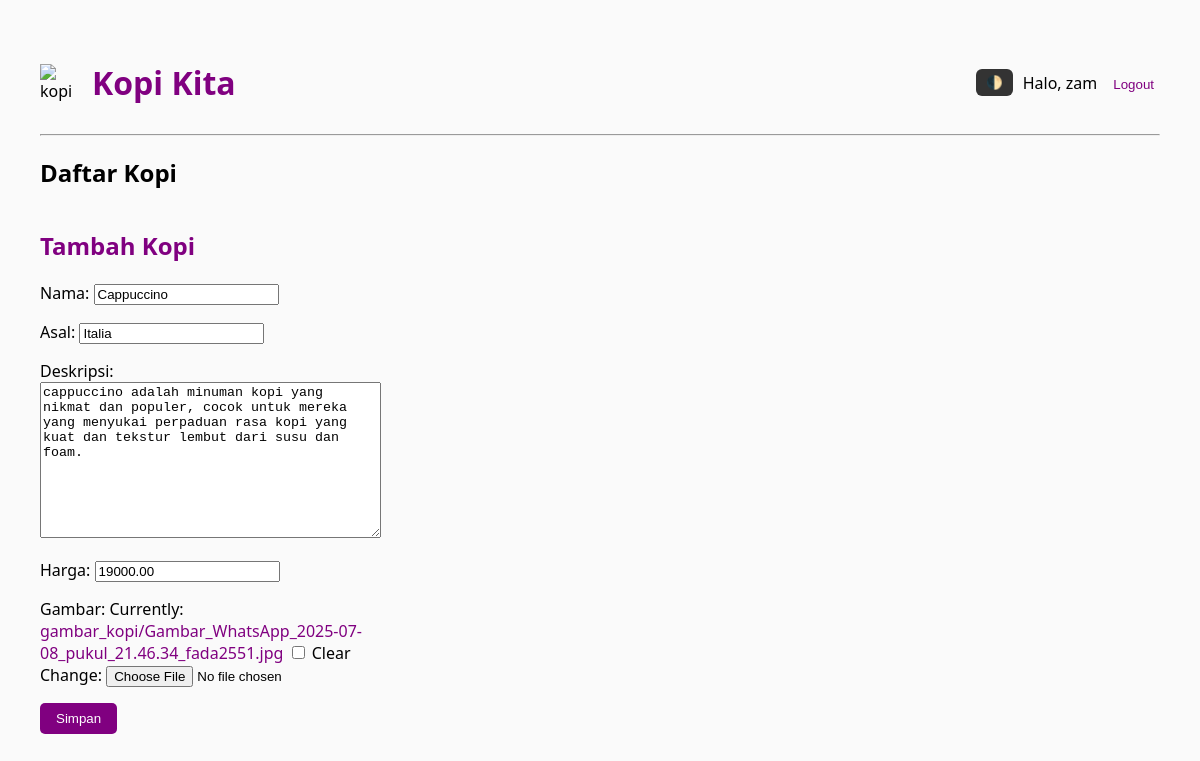
Page /edit/6/ (signed in) on the committed database.
### katalog/models.py (models this page shows, shortened)
class Kopi(models.Model):
    nama = models.CharField(max_length=100)
    asal = models.CharField(max_length=100)
    deskripsi = models.TextField()
    harga = models.DecimalField(max_digits=8, decimal_places=2)
    gambar = models.ImageField(upload_to='gambar_kopi/', blank=True, null=True)  # Tambahan

### katalog/views.py (the view)
# urls.py: path('edit/<int:pk>/', views.edit_kopi, name='edit_kopi'),
@login_required
def edit_kopi(request, pk):
    kopi = get_object_or_404(Kopi, pk=pk)
    form = KopiForm(request.POST or None, request.FILES or None, instance=kopi)
    if form.is_valid():
        form.save()
        return redirect('/')
    return render(request, 'katalog/edit_kopi.html', {'form': form})

### katalog/forms.py
class KopiForm(forms.ModelForm):
    class Meta:
        model = Kopi
        fields = '__all__'

### katalog/templates/katalog/edit_kopi.html (shortened to what this page needs)
{% extends 'katalog/base.html' %}
{% block content %}
<h2 style="color: purple;">Tambah Kopi</h2>
<form method="post" enctype="multipart/form-data" style="max-width: 400px;">
    {{ form.as_p }}
    <button type="submit" style="padding: 8px 16px; background-color: purple; color: white; border: none; border-radius: 5px;">Simpan</button>
</form>
{% endblock %}

### katalog/templates/katalog/base.html (shortened to what this page needs)
<!DOCTYPE html>
<html lang="id">
<head>
</head>
<body>
  <header>
    <div class="logo">
      <img src="https://cdn-icons-png.flaticon.com/512/415/415733.png" alt="kopi">
      <h1><a href="/">Kopi Kita</a></h1>
    </div>
    <div class="actions">
      <button class="toggle-btn" onclick="toggleDarkMode()">🌓</button>
      {% if user.is_authenticated %}
        <span>Halo, {{ user.username }}</span>
        <form action="{% url 'logout' %}" method="post" style="display: inline;">
          <button type="submit" style="background: none; border: none; color: purple; cursor: pointer;">Logout</button>
        </form>
      {% else %}
        <a href="{% url 'login' %}">Login</a>
      {% endif %}
    </div>
  </header>
  <hr>
  <section>
    <h2>Daftar Kopi</h2>
  </section>
  {% block content %}{% endblock %}
</body>
</html>

### katalog/templates/katalog/base.html (style rules this page uses)
body { font-family: 'Segoe UI', sans-serif; background-color: var(--bg); color: var(--text); margin: 40px; transition: background 0.3s, color 0.3s; }
:root { --bg: #fafafa; --text: #000; }
a { color: purple; text-decoration: none; }
header { display: flex; align-items: center; justify-content: space-between; flex-wrap: wrap; }
.logo { display: flex; align-items: center; }
.logo img { width: 40px; margin-right: 12px; }
.actions { display: flex; align-items: center; gap: 10px; }
.toggle-btn { padding: 6px 10px; border: none; background-color: #333; color: white; border-radius: 6px; cursor: pointer; }

### rows in the picture
Kopi: nama "Cappuccino", asal "Italia", deskripsi "cappuccino adalah minuman kopi yang nikmat dan populer, cocok untuk mereka yang menyukai perpaduan rasa kopi yang kuat dan tekstur lembut dari susu dan foam.", harga "19000.00"

### other values in the picture
{{ user.username }} "zam"
